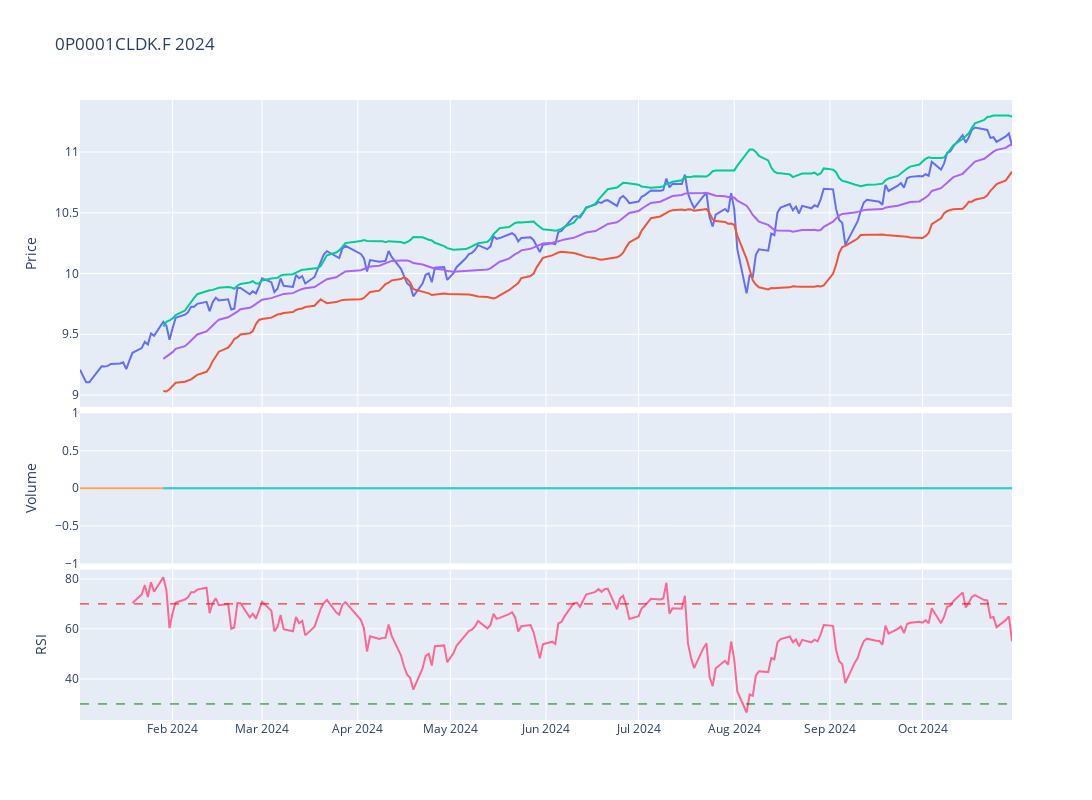

The notebook cell this image was saved under:
### Code cell
# Plot the adjusted close price
fig = make_subplots(rows=4, cols=1,shared_xaxes=True,vertical_spacing=0.01,specs=[[{'rowspan':2,'colspan':1}],[None],[{'rowspan':1,'colspan':1}],[{'rowspan':1,'colspan':1}]])

# Graph (1,1)
fig.add_trace(go.Scatter(x=stock_ticker['Adj Close'].loc[year].index,y=stock_ticker['Adj Close'].loc[year],mode="lines",name=f'{ticker}'),row=1,col=1)
fig.add_trace(go.Scatter(x=stock_ticker['BB_Lower'].loc[year].index,y=stock_ticker['BB_Lower'].loc[year],mode="lines",name='BB_Lower'),row=1,col=1)
fig.add_trace(go.Scatter(x=stock_ticker['BB_Upper'].loc[year].index,y=stock_ticker['BB_Upper'].loc[year],mode="lines",name='BB_Upper'),row=1,col=1)
fig.add_trace(go.Scatter(x=stock_ticker['MMA20'].loc[year].index,y=stock_ticker['MMA20'].loc[year],mode="lines",name='MMA20'),row=1,col=1)
# Update xaxis properties
fig.update_yaxes(title_text="Price", row=1, col=1)

# Graph (3,1)
fig.add_trace(go.Scatter(x=stock_ticker['Volume'].loc[year].index,y=stock_ticker['Volume'].loc[year],mode="lines",name='Volume'),row=3, col=1)
fig.add_trace(go.Scatter(x=stock_ticker['Volume'].loc[year].index,y=stock_ticker['Volume'].loc[year].rolling(20).mean(),mode="lines",name='MMA20'),row=3,col=1)
fig.update_yaxes(title_text="Volume", row=3, col=1)

# Graph (4,1)
fig.add_trace(go.Scatter(x=stock_ticker['RSI'].loc[year].index,y=stock_ticker['RSI'].loc[year],mode="lines",name='RSI'),row=4, col=1)
fig.add_hline(y=30, line_width=1, line_dash="dash", line_color="green",row=4,col=1)
fig.add_hline(y=70, line_width=1, line_dash="dash", line_color="red",row=4,col=1)
fig.update_yaxes(title_text="RSI", row=4, col=1)

fig.update_layout(height=800, width=1300,showlegend=False,title=f"{ticker} {year}")

fig.show()

### Figure 1 — Plotly figure (JSON) as saved in the notebook; plotly's stock layout.template omitted (floating-point values rounded to 4 significant figures; data arrays with more than 128 entries replaced by an {"elided": "..."} marker saying what was removed)
{"data": [{"mode": "lines", "name": "0P0001CLDK.F", "type": "scatter", "x": {"elided": "214 str values"}, "xaxis": "x", "y": {"elided": "214 float values"}, "yaxis": "y"}, {"mode": "lines", "name": "BB_Lower", "type": "scatter", "x": {"elided": "214 str values"}, "xaxis": "x", "y": {"elided": "214 float values"}, "yaxis": "y"}, {"mode": "lines", "name": "BB_Upper", "type": "scatter", "x": {"elided": "214 str values"}, "xaxis": "x", "y": {"elided": "214 float values"}, "yaxis": "y"}, {"mode": "lines", "name": "MMA20", "type": "scatter", "x": {"elided": "214 str values"}, "xaxis": "x", "y": {"elided": "214 float values"}, "yaxis": "y"}, {"mode": "lines", "name": "Volume", "type": "scatter", "x": {"elided": "214 str values"}, "xaxis": "x2", "y": {"elided": "214 int values"}, "yaxis": "y2"}, {"mode": "lines", "name": "MMA20", "type": "scatter", "x": {"elided": "214 str values"}, "xaxis": "x2", "y": {"elided": "214 int values"}, "yaxis": "y2"}, {"mode": "lines", "name": "RSI", "type": "scatter", "x": {"elided": "214 str values"}, "xaxis": "x3", "y": {"elided": "214 float values"}, "yaxis": "y3"}], "layout": {"height": 800, "shapes": [{"line": {"color": "green", "dash": "dash", "width": 1}, "type": "line", "x0": 0, "x1": 1, "xref": "x3 domain", "y0": 30, "y1": 30, "yref": "y3"}, {"line": {"color": "red", "dash": "dash", "width": 1}, "type": "line", "x0": 0, "x1": 1, "xref": "x3 domain", "y0": 70, "y1": 70, "yref": "y3"}], "showlegend": false, "title": {"text": "0P0001CLDK.F 2024"}, "width": 1300, "xaxis": {"anchor": "y", "domain": [0, 1], "matches": "x3", "showticklabels": false}, "xaxis2": {"anchor": "y2", "domain": [0, 1], "matches": "x3", "showticklabels": false}, "xaxis3": {"anchor": "y3", "domain": [0, 1]}, "yaxis": {"anchor": "x", "domain": [0.505, 1], "title": {"text": "Price"}}, "yaxis2": {"anchor": "x2", "domain": [0.2525, 0.495], "title": {"text": "Volume"}}, "yaxis3": {"anchor": "x3", "domain": [0, 0.2425], "title": {"text": "RSI"}}}}
